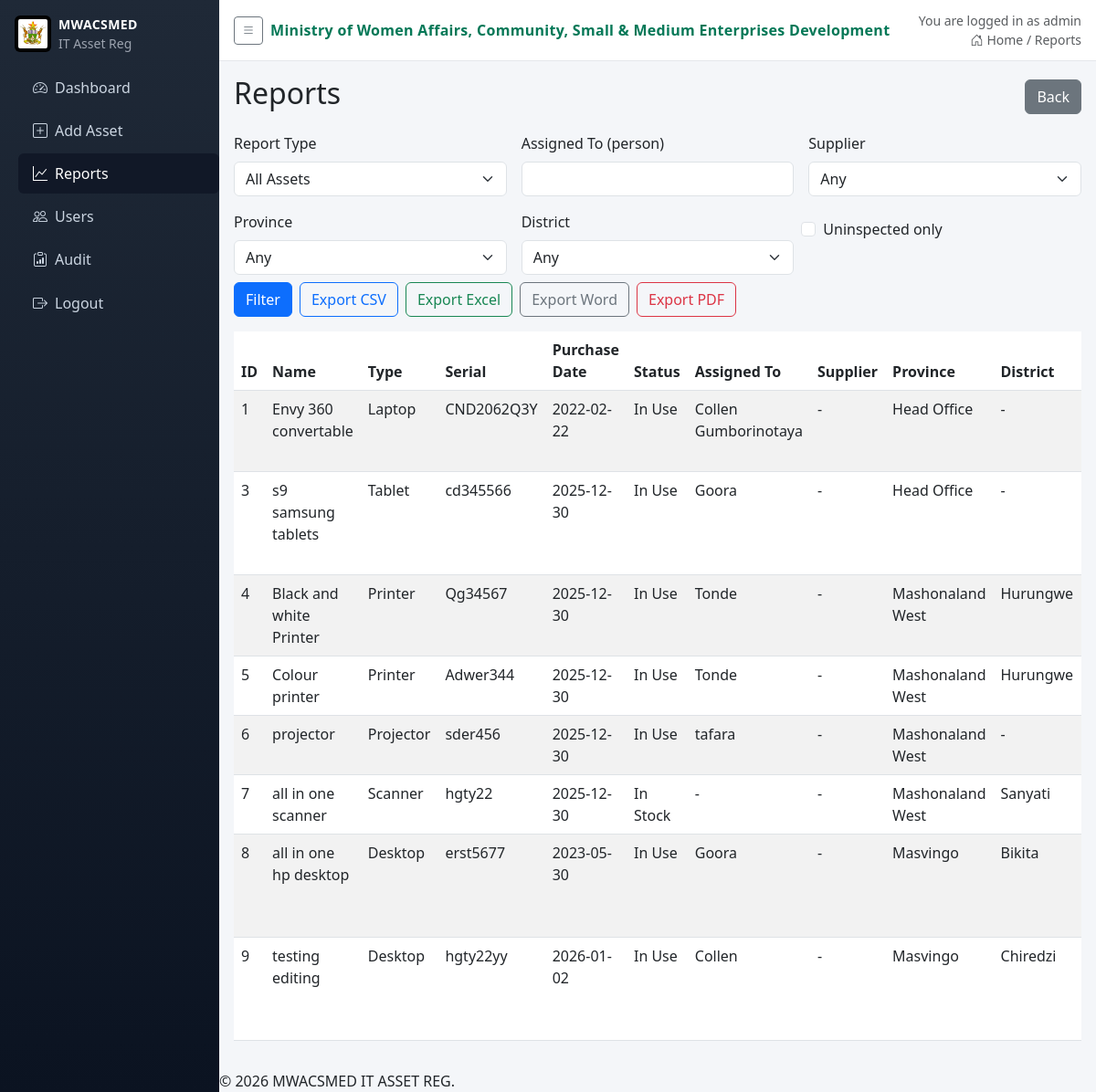
The app's page /reports (signed in), older data.
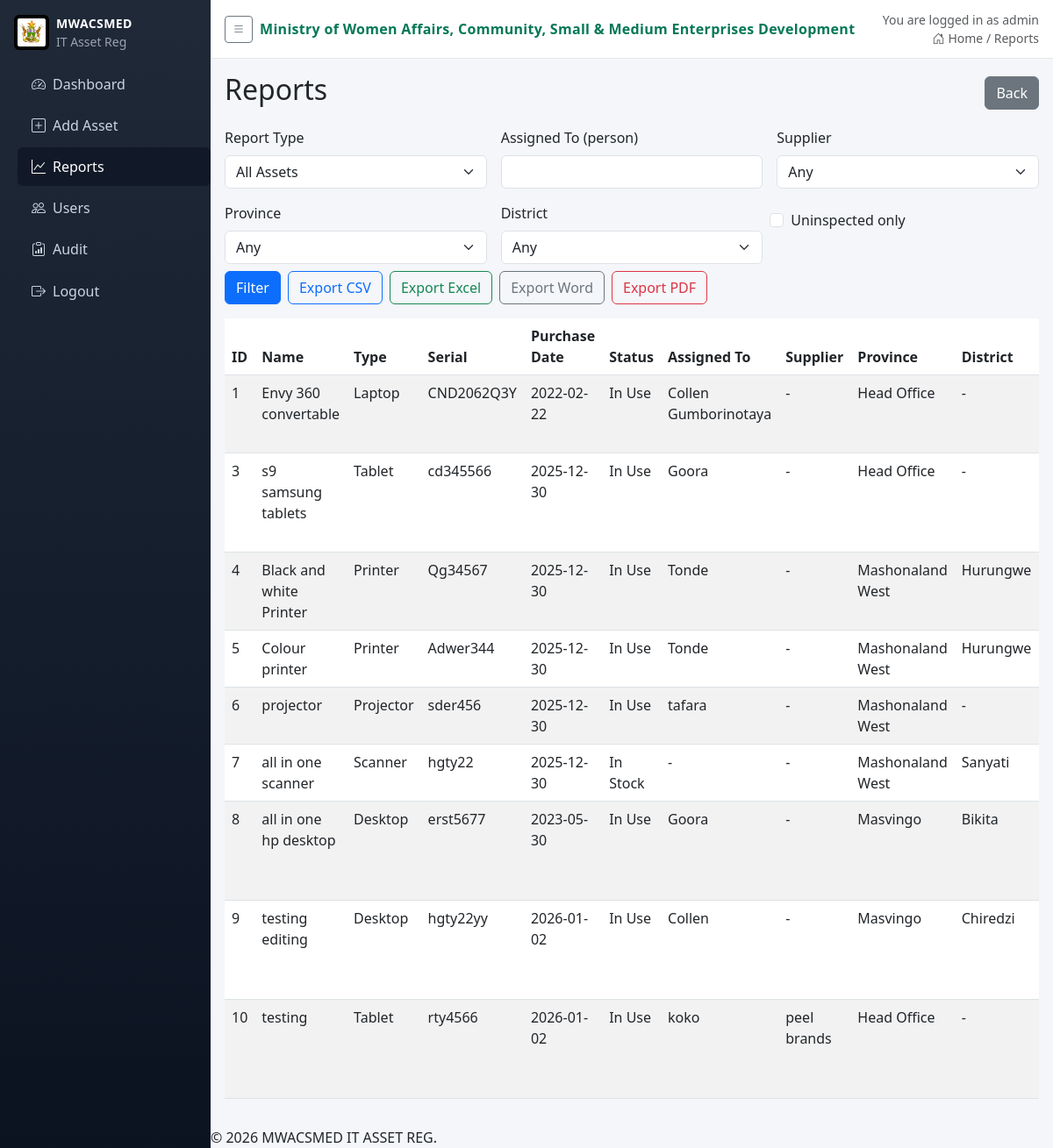
The same page, newer data.
### app.py (models this page shows, shortened)
class User(db.Model):
    id = db.Column(db.Integer, primary_key=True)
    username = db.Column(db.String(80), unique=True, nullable=False)
    password_hash = db.Column(db.String(200), nullable=False)
    role = db.Column(db.String(20), nullable=False)
    province = db.Column(db.String(100), nullable=True)  # 'Head Office' or specific province
    district = db.Column(db.String(100), nullable=True)
    active = db.Column(db.Boolean, default=True, nullable=False)
    email = db.Column(db.String(120), nullable=True)

class Asset(db.Model):
    id = db.Column(db.Integer, primary_key=True)
    name = db.Column(db.String(100), nullable=False)
    type = db.Column(db.String(50), nullable=False)
    serial_number = db.Column(db.String(100), unique=True, nullable=False)
    purchase_date = db.Column(db.Date, nullable=True)
    assigned_to = db.Column(db.String(100), nullable=True)
    supplier = db.Column(db.String(120), nullable=True)
    status = db.Column(db.String(50), default='In Stock')
    antivirus_name = db.Column(db.String(100), nullable=True)
    antivirus_license_date = db.Column(db.Date, nullable=True)
    office_name = db.Column(db.String(100), nullable=True)
    office_license_date = db.Column(db.Date, nullable=True)
    os_name = db.Column(db.String(100), nullable=True)
    province = db.Column(db.String(100), nullable=True)
    district = db.Column(db.String(100), nullable=True)
    inspected_by_ict = db.Column(db.Boolean, default=False)
    inspection_date = db.Column(db.Date, nullable=True)
    created_by_user_id = db.Column(db.Integer, nullable=True)
    @property
    def eol_years(self):
        mapping = {
            'Laptop': 3,
            'Desktop': 5,
            'All-in-One': 5,
            'Cellphone': 2,
            'Tablet': 2,
        }
        return mapping.get(self.type)
    @property
    def eol_date(self):
        if not self.purchase_date or not self.eol_years:
            return None
        return self.purchase_date + timedelta(days=self.eol_years * 365)
    @property
    def is_eol_passed(self):
        if not self.eol_date:
            return None
        return datetime.now().date() >= self.eol_date
    @property
    def is_eol_approaching(self):
        if not self.eol_date:
            return None
        warning_threshold = self.eol_date - timedelta(days=240)
        today = datetime.now().date()
        return today >= warning_threshold and today < self.eol_date
    @property
    def eol_status(self):
        if not self.eol_date:
            return None
        if self.is_eol_passed:
            return 'Past End-of-Life'
        if self.is_eol_approaching:
            remaining_days = (self.eol_date - datetime.now().date()).days
            return f'Approaching EOL ({remaining_days} days left)'
        return f'EOL on {self.eol_date}'

### app.py (the view)
@app.route('/reports')
@login_required
def reports():
    report_type = request.args.get('type', 'all')
    assets = get_report_assets(report_type)
    suppliers = [
        r[0] for r in filter_by_user_location(Asset.query)
        .with_entities(Asset.supplier)
        .filter(Asset.supplier.isnot(None))
        .filter(Asset.supplier != '')
        .distinct()
        .order_by(Asset.supplier)
        .all()
        if r[0]
    ]
    log_action('view_reports', details=report_type)
    return render_template('reports.html', assets=assets, report_type=report_type, suppliers=suppliers)

### app.py (called while the page is built, shortened)
def login_required(f):
    @wraps(f)
    def wrapper(*args, **kwargs):
        if not session.get('user_id'):
            return redirect(url_for('login'))
        return f(*args, **kwargs)
    return wrapper

def current_user():
    uid = session.get('user_id')
    if not uid:
        return None
    return User.query.get(uid)

def filter_by_user_location(query):
    u = current_user()
    if not u:
        return query
    if u.role == 'IT':
        return query

@app.context_processor
def inject_user():
    return {
        'current_user': current_user(),
        'current_role': (current_user().role if current_user() else None),
        'ministry_name': app.config.get('MINISTRY_NAME'),
        'logo_url': app.config.get('LOGO_STATIC_PATH')
    }

def log_action(action, entity_type=None, entity_id=None, details=None):
    try:
        entry = AuditLog(
            actor_user_id=current_user().id if current_user() else None,
            action=action,
            entity_type=entity_type,
            entity_id=entity_id,
            details=details
        )
        db.session.add(entry)
        db.session.commit()
    except Exception:
        pass

### templates/reports.html (shortened to what this page needs)
{% extends 'base.html' %}
{% block content %}
<div class="d-flex justify-content-between align-items-center mb-3">
  <h2>Reports</h2>
  <a href="{{ url_for('index') }}" class="btn btn-secondary">Back</a>
</div>
<form method="GET" action="{{ url_for('reports') }}" class="row g-3 mb-3">
  <div class="col-md-4">
    <label for="report_type" class="form-label">Report Type</label>
    <select id="report_type" name="type" class="form-select" onchange="this.form.submit()">
      <option value="all" {% if report_type=='all' %}selected{% endif %}>All Assets</option>
    </select>
  </div>
  <div class="col-md-4">
    <label for="assigned_to" class="form-label">Assigned To (person)</label>
    <input type="text" id="assigned_to" name="assigned_to" class="form-control" value="{{ request.args.get('assigned_to','') }}">
  </div>
  <div class="col-md-4">
    <label for="supplier" class="form-label">Supplier</label>
    <select id="supplier" name="supplier" class="form-select">
      <option value="">Any</option>
    </select>
  </div>
  <div class="col-md-4">
    <label for="province" class="form-label">Province</label>
    <select id="province" name="province" class="form-select" onchange="updateDistricts()" {% if current_role != 'IT' and current_user and current_user.province != 'Head Office' %}disabled{% endif %}>
      {% if current_role == 'IT' or (current_user and current_user.province == 'Head Office') %}
        <option value="">Any</option>
      {% else %}
        <option value="{{ current_user.province }}" selected>{{ current_user.province }}</option>
      {% endif %}
    </select>
  </div>
  <div class="col-md-4">
    <label for="district" class="form-label">District</label>
    <select id="district" name="district" class="form-select" data-selected="{{ request.args.get('district','') }}" {% if current_user and current_user.district %}disabled{% endif %}>
      {% if current_user and current_user.district %}
        <option value="{{ current_user.district }}" selected>{{ current_user.district }}</option>
      {% else %}
        <option value="">Any</option>
      {% endif %}
    </select>
  </div>
  <div class="col-md-3 form-check mt-4">
    <input type="checkbox" class="form-check-input" id="uninspected" name="uninspected" {% if request.args.get('uninspected')=='on' %}checked{% endif %}>
    <label class="form-check-label" for="uninspected">Uninspected only</label>
  </div>
  <div class="col-md-9 d-flex align-items-end gap-2 mt-2">
    <button type="submit" class="btn btn-primary">Filter</button>
    <a class="btn btn-outline-primary" href="{{ url_for('export', fmt='csv', type=report_type, assigned_to=request.args.get('assigned_to',''), supplier=request.args.get('supplier',''), province=request.args.get('province',''), district=request.args.get('district',''), uninspected=request.args.get('uninspected','')) }}">Export CSV</a>
    <a class="btn btn-outline-success" href="{{ url_for('export', fmt='excel', type=report_type, assigned_to=request.args.get('assigned_to',''), supplier=request.args.get('supplier',''), province=request.args.get('province',''), district=request.args.get('district',''), uninspected=request.args.get('uninspected','')) }}">Export Excel</a>
    <a class="btn btn-outline-secondary" href="{{ url_for('export', fmt='word', type=report_type, assigned_to=request.args.get('assigned_to',''), supplier=request.args.get('supplier',''), province=request.args.get('province',''), district=request.args.get('district',''), uninspected=request.args.get('uninspected','')) }}">Export Word</a>
    <a class="btn btn-outline-danger" href="{{ url_for('export', fmt='pdf', type=report_type, assigned_to=request.args.get('assigned_to',''), supplier=request.args.get('supplier',''), province=request.args.get('province',''), district=request.args.get('district',''), uninspected=request.args.get('uninspected','')) }}">Export PDF</a>
  </div>
</form>
<div class="table-responsive">
  <table class="table table-striped table-hover">
    <thead>
      <tr>
        <th>ID</th>
        <th>Name</th>
        <th>Type</th>
        <th>Serial</th>
        <th>Purchase Date</th>
        <th>Status</th>
        <th>Assigned To</th>
        <th>Supplier</th>
        <th>Province</th>
        <th>District</th>
      </tr>
    </thead>
    <tbody>
      {% for a in assets %}
      <tr>
        <td>{{ a.id }}</td>
        <td>{{ a.name }}</td>
        <td>{{ a.type }}</td>
        <td>{{ a.serial_number }}</td>
        <td>{{ a.purchase_date or '-' }}</td>
        <td>{{ a.status }}</td>
        <td>{{ a.assigned_to or '-' }}</td>
        <td>{{ a.supplier or '-' }}</td>
        <td>{{ a.province or '-' }}</td>
        <td>{{ a.district or '-' }}</td>
      </tr>
      {% else %}
      <tr>
        <td colspan="17" class="text-center">No data</td>
      </tr>
      {% endfor %}
    </tbody>
  </table>
</div>
{% endblock %}

### templates/base.html (shortened to what this page needs)
<!doctype html>
<html lang="en">
  <head>
    <link href="https://cdn.jsdelivr.net/npm/bootstrap@5.3.0/dist/css/bootstrap.min.css" rel="stylesheet">
    <link rel="stylesheet" href="https://cdn.jsdelivr.net/npm/bootstrap-icons@1.11.1/font/bootstrap-icons.css">
  </head>
  <body>
    <aside class="sidebar">
      <div class="brand d-flex align-items-center gap-2">
        {% if logo_url %}
        <img class="brand-logo" src="{{ logo_url }}" alt="" onerror="this.remove()">
        {% endif %}
        <div>
          <div class="brand-title">MWACSMED</div>
          <div class="brand-sub small">IT Asset Reg</div>
        </div>
      </div>
      <nav class="nav flex-column">
        <a class="nav-link {% if request.endpoint=='index' %}active{% endif %}" href="{{ url_for('index') }}"><i class="bi bi-speedometer2 me-2"></i>Dashboard</a>
        <a class="nav-link {% if request.endpoint=='add_asset' %}active{% endif %}" href="{{ url_for('add_asset') }}"><i class="bi bi-plus-square me-2"></i>Add Asset</a>
        <a class="nav-link {% if request.endpoint=='reports' %}active{% endif %}" href="{{ url_for('reports') }}"><i class="bi bi-graph-up me-2"></i>Reports</a>
        {% if current_role == 'IT' %}
        <a class="nav-link {% if request.endpoint=='users' %}active{% endif %}" href="{{ url_for('users') }}"><i class="bi bi-people me-2"></i>Users</a>
        <a class="nav-link {% if request.endpoint=='audit' %}active{% endif %}" href="{{ url_for('audit') }}"><i class="bi bi-clipboard-data me-2"></i>Audit</a>
        {% endif %}
        {% if current_user %}
        <a class="nav-link" href="{{ url_for('logout') }}"><i class="bi bi-box-arrow-right me-2"></i>Logout</a>
        {% else %}
        <a class="nav-link {% if request.endpoint=='login' %}active{% endif %}" href="{{ url_for('login') }}"><i class="bi bi-box-arrow-in-right me-2"></i>Login</a>
        {% endif %}
      </nav>
    </aside>
    <div class="main">
      <div class="topbar d-flex justify-content-between align-items-center">
        <div class="d-flex align-items-center gap-2">
          <button class="btn btn-outline-secondary btn-sm" id="sidebarToggle"><i class="bi bi-list"></i></button>
          <div class="ministry">{{ ministry_name }}</div>
        </div>
        <div class="text-muted small text-end">
          {% if current_user %}
          <div>You are logged in as {{ current_user.username }}</div>
          {% endif %}
          <div><i class="bi bi-house-door me-1"></i>Home / {{ request.endpoint|capitalize }}</div>
        </div>
      </div>
      <div class="content">
      {% block content %}{% endblock %}
      </div>
      <div class="footer-copy">© 2026 MWACSMED IT ASSET REG.</div>
    </div>
  </body>
</html>

### templates/base.html (style rules this page uses)
body { background: #f4f6f9; }
.sidebar { position: fixed; top: 0; left: 0; bottom: 0; width: 240px; background: linear-gradient(180deg,#1f2937 0%, #0b1321 100%); color: #cbd5e1; padding-top: 1rem; }
.sidebar .brand { color: #fff; padding: 0 1rem; margin-bottom: 1rem; }
.brand-logo { height: 40px; width: 40px; object-fit: contain; display: inline-block; background: #000; border-radius: 6px; padding: 4px; }
.brand-title { font-weight: 700; font-size: 14px; letter-spacing: .4px; }
.brand-sub { color: #9ca3af; }
.sidebar .nav-link { color: #cbd5e1; padding: .6rem 1rem; border-radius: .375rem; display: block; }
.sidebar .nav-link.active, .sidebar .nav-link:hover { background: #111827; color: #fff; }
.sidebar nav { padding-left: 1.25rem; margin-top: .5rem; }
.sidebar .nav-link { margin-bottom: .25rem; }
.main { margin-left: 240px; transition: margin-left .2s ease; }
.topbar { background: #ffffff; border-bottom: 1px solid #e5e7eb; padding: .75rem 1rem; }
.ministry { font-weight: 700; color: #047857; letter-spacing: .3px; }
.content { padding: 1rem; }

Row changes from the older to the newer data that the page shows:
added Asset: id "10", name "testing", type "Tablet", serial_number "rty4566", purchase_date "2026-01-02", status "In Use", assigned_to "koko", supplier "peel brands", province "Head Office", district "-"
